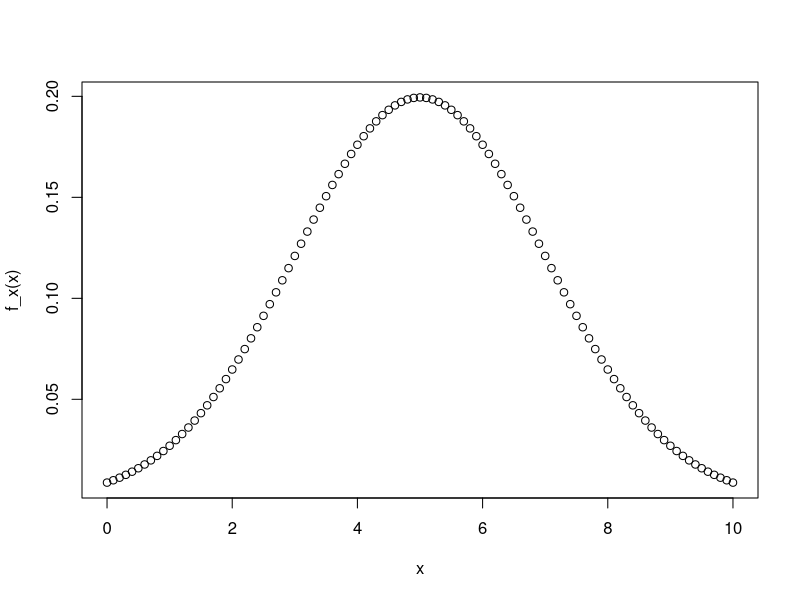
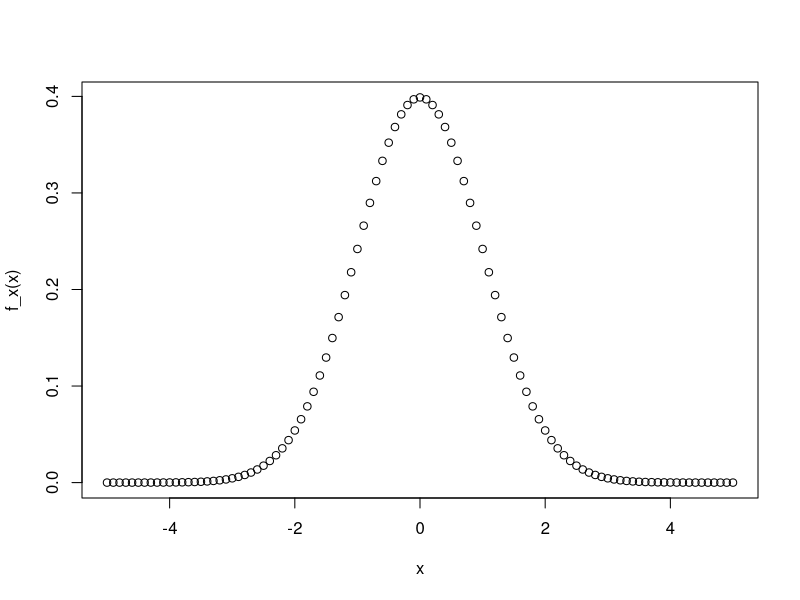
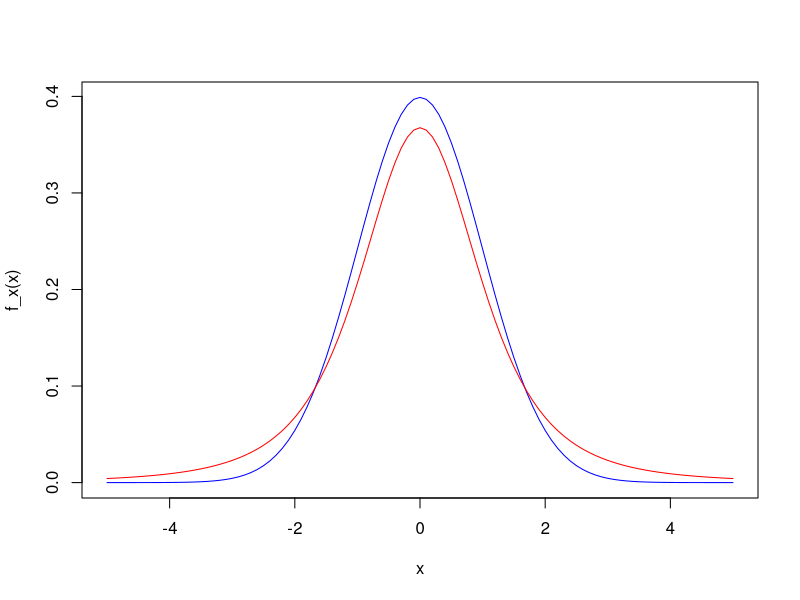
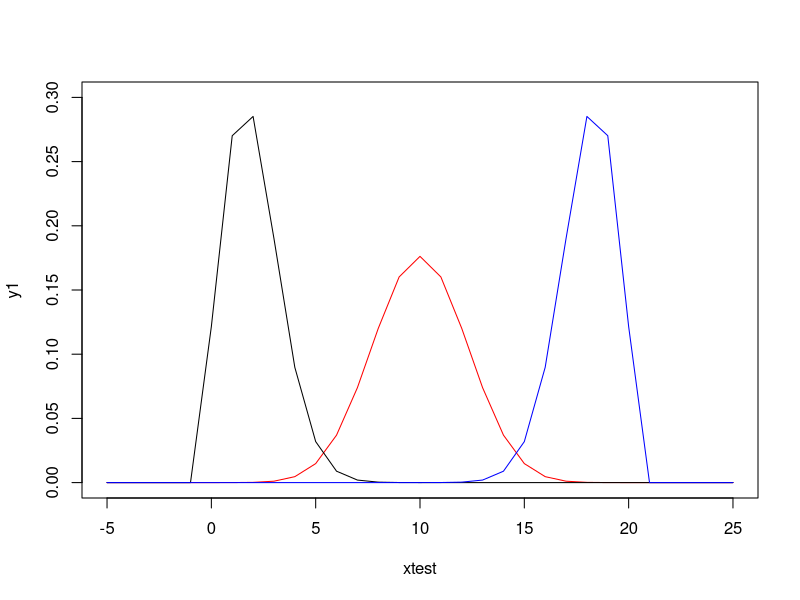
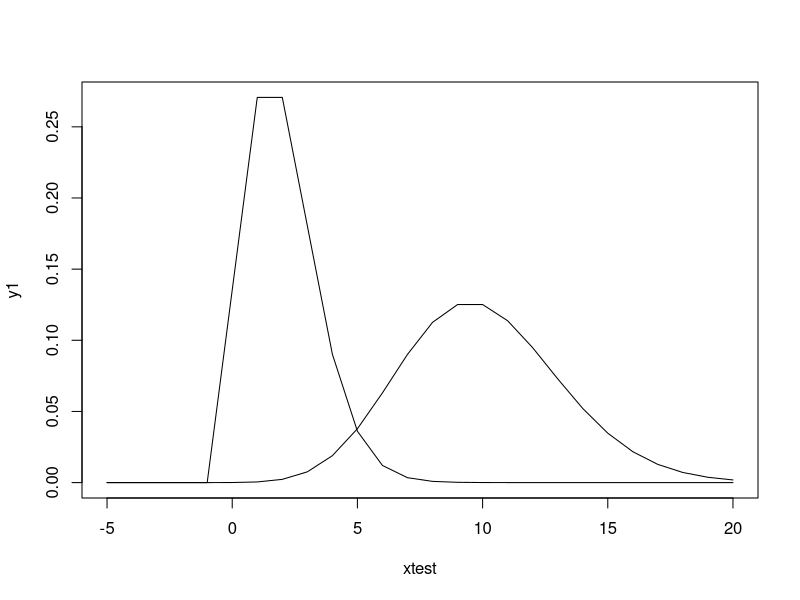
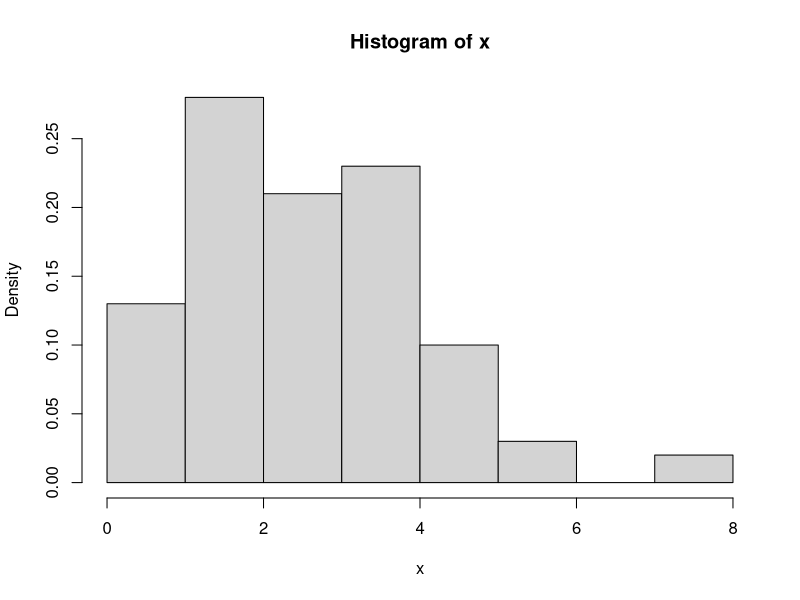

Reproduce these figures in R, in order.
## ---- chunk 1
# FILL ME IN
x = seq(0,10,by=0.1)
y = dnorm(x,5,2)
plot(x,y,xlab='x',ylab='f_x(x)')

## ---- chunk 2
# FILL ME IN
pnorm(5,5,2)
#Yes
## ---- chunk 3
# FILL ME IN
xtest = rnorm(seq(0,9.9,by=0.1),5,2)
sum(xtest<5)/length(xtest)



## ---- chunk 4
# FILL ME IN
set.seed(1)
xtest = seq(0,9.9,by=0.1)
ytest = rnorm(5,5,2)
print(ytest)
## ---- chunk 5
set.seed(1)
xtest = seq(0,9.9,by=0.1)
ytest = rnorm(5,5,2)
print(ytest)
## ---- chunk 6
# FILL ME IN
pnorm(7,5,2) - pnorm(3,5,2)
pnorm(9,5,2) - pnorm(1,5,2)
pnorm(11,5,2) - pnorm(-1,5,2)
## ---- chunk 7
# FILL ME IN
xtest = seq(-5,5,by=0.1)
ytest=dnorm(xtest)
plot(xtest,ytest,xlab='x',ylab='f_x(x)')

## ---- chunk 8
# FILL ME IN

plot(xtest,ytest,xlab='x',ylab='f_x(x)',typ="l",col='blue')
z=dt(xtest,3)
lines(xtest,z,col='red')
## ---- chunk 9
# FILL ME IN

xtest = seq(-5,25,by=1)
y1 = dbinom(xtest,size=20,prob=0.5)
y2 = dbinom(xtest,size=20,prob=0.1)
y3 = dbinom(xtest,size=20,prob=0.9)
plot(xtest,y1,col='red',ylim=c(0,0.3),typ='l')
lines(xtest,y2,col='black')
lines(xtest,y3,col='blue')
## ---- chunk 10

xtest = seq(-5,20,by=1)
y1 = dpois(xtest,2)
y2 = dpois(xtest,10)

plot(xtest,y1,typ='l')
lines(xtest,y2)
## ---- chunk 11
# FILL ME IN

1-ppois(6,4.5)

## ---- chunk 12
# FILL ME IN
x = rpois(100,3)
hist(x,prob=TRUE)

## ---- chunk 13
# FILL ME IN
mean(x)
sd(x)
median(x)
summary(x)
## ---- chunk 14
integrand = function(x,beta=1) {
  return(x*beta*exp(-x*beta))  # for the mean, we integrate x*f(x)
}
integrate(integrand,0,Inf,beta=2)  # the value should be 1/beta ... which is what is output
## ---- chunk 15
# FILL ME IN
integrand = function(x,a,b)
  return (x/b-a)


#integrand(5,0,1)


integrate(integrand,0,1,0,1)
